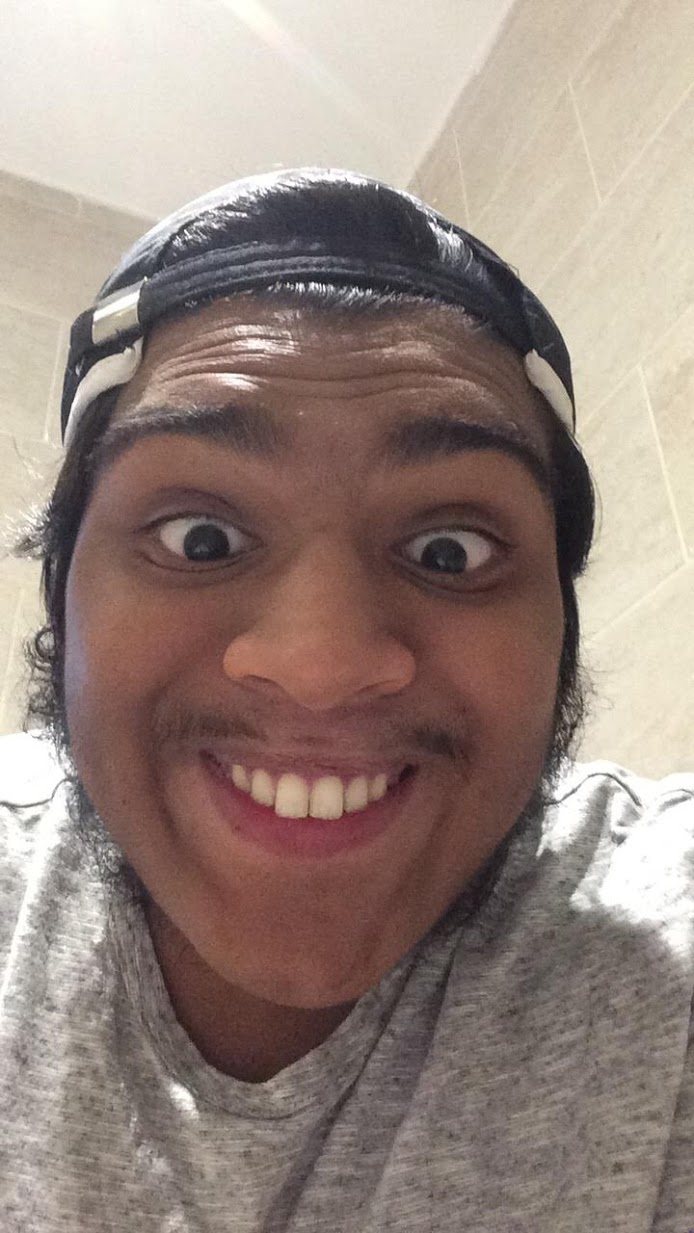
#> input picture older versions/img.png, 694 x 1233 px
$ python 'matplotlib colour map test.py'
#> lines starting #> are read from the running program, lines starting #| are printed output that depends on the picture
import matplotlib as mpl
import matplotlib.pyplot as plt
import matplotlib.image as mpimg
import numpy as np
from PIL import Image

cm_hot = mpl.cm.get_cmap('winter')
img_src = Image.open('img.png').convert('L')
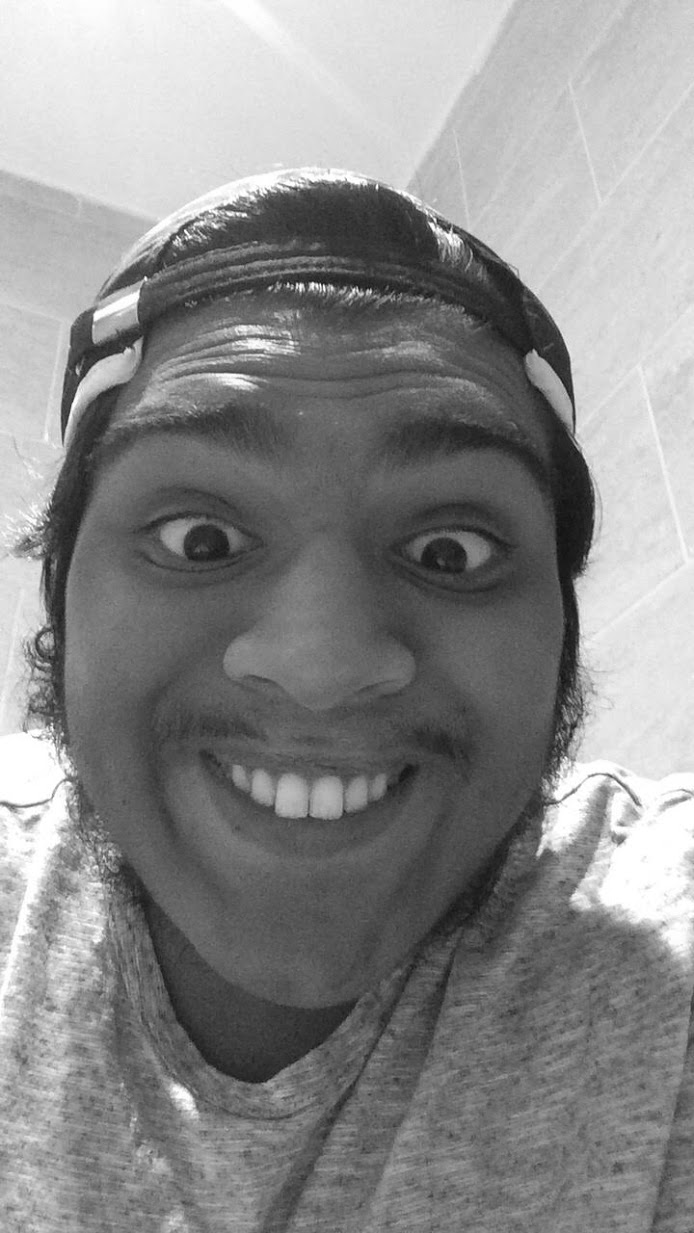
#> img_src: PIL image 694x1233 L; min 13, max 255, mean 138.2
# img_src.thumbnail((512,512))
im = np.array(img_src)
im = cm_hot(im)
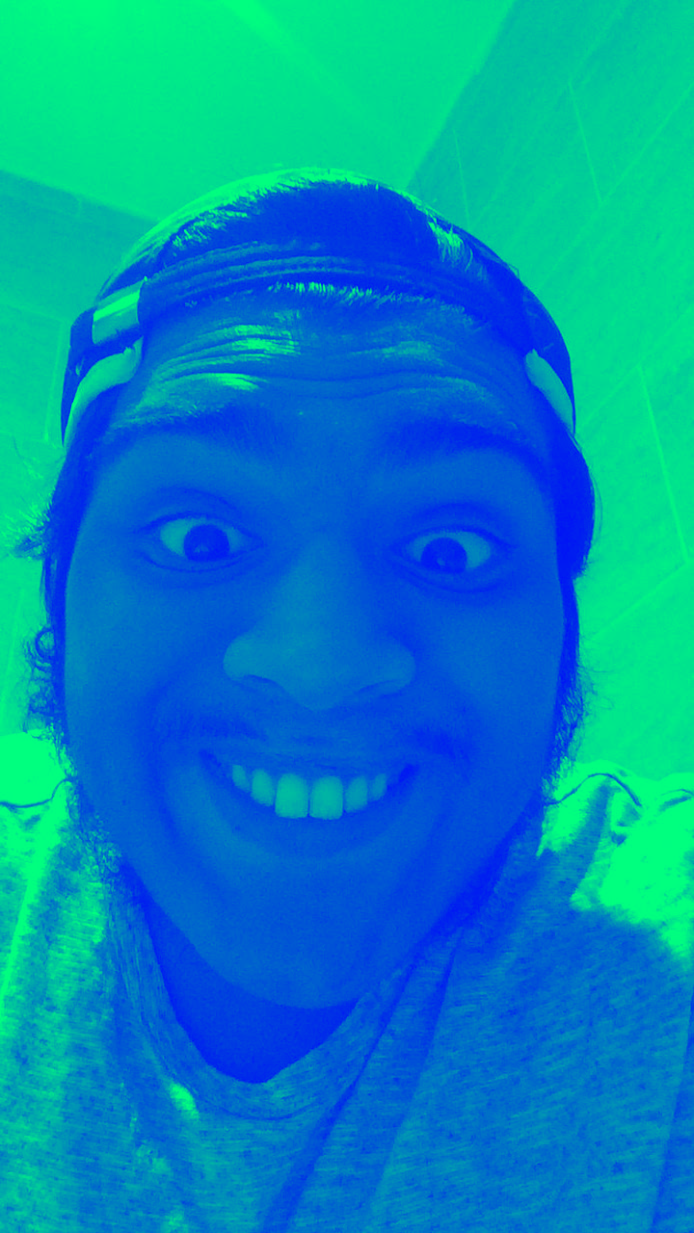
#> im: shape (1233, 694, 4) float64; mean of channels 0, 1, 2, 3 0, 0.542, 0.729, 1; drawn as R, G, B
im = np.uint8(im * 255)
im = Image.fromarray(im)
im.save('test_hot.png')
